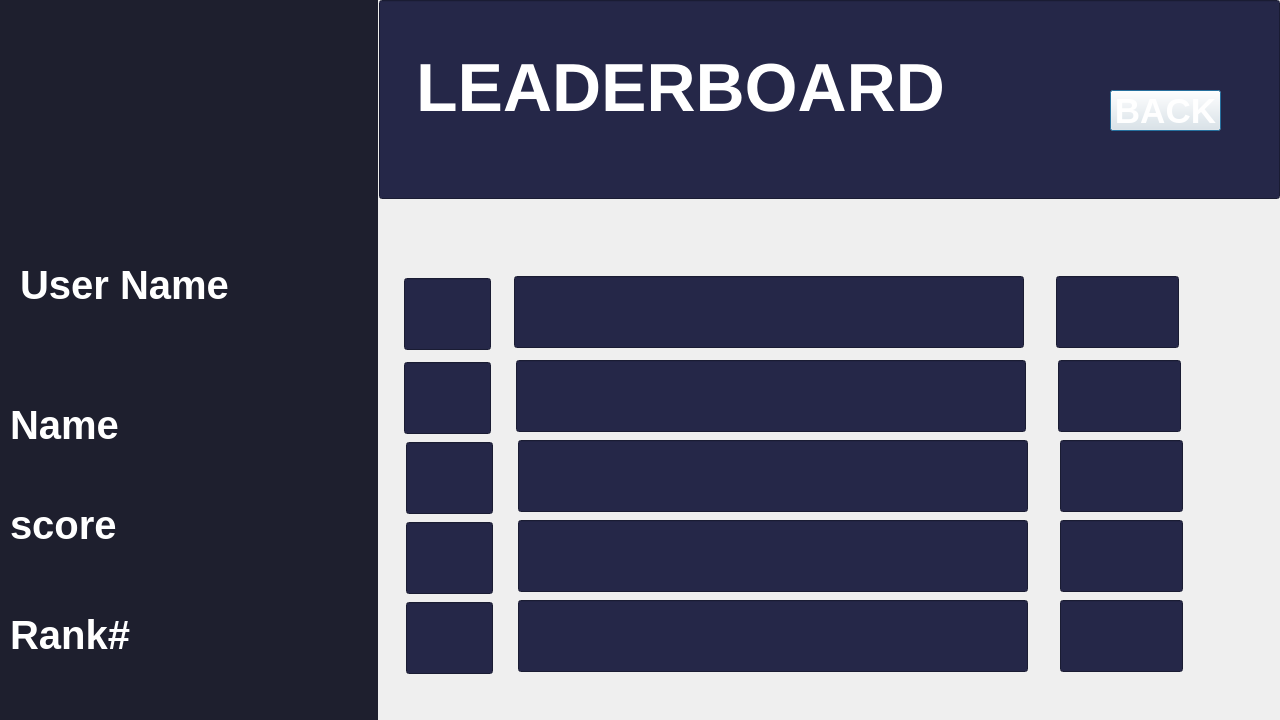
<?xml version="1.0" encoding="UTF-8"?>
<ui version="4.0">
 <class>LeaderBoard</class>
 <widget class="QDialog" name="LeaderBoard">
  <property name="geometry">
   <rect>
    <x>0</x>
    <y>0</y>
    <width>1280</width>
    <height>720</height>
   </rect>
  </property>
  <property name="windowTitle">
   <string>Dialog</string>
  </property>
  <widget class="QLabel" name="label">
   <property name="geometry">
    <rect>
     <x>-1</x>
     <y>0</y>
     <width>379</width>
     <height>720</height>
    </rect>
   </property>
   <property name="styleSheet">
    <string notr="true">position: absolute;
width: 379px;
height: 720px;
left: -1px;
top: 0px;

background: #1E1F2E;</string>
   </property>
   <property name="text">
    <string/>
   </property>
  </widget>
  <widget class="QLabel" name="label_2">
   <property name="geometry">
    <rect>
     <x>110</x>
     <y>58</y>
     <width>186</width>
     <height>165</height>
    </rect>
   </property>
   <property name="styleSheet">
    <string notr="true">background-image: url(:/images/pfp.png);
position: absolute;
width: 186.79px;
height: 165px;
left: 110.22px;
top: 58px;
</string>
   </property>
   <property name="text">
    <string/>
   </property>
  </widget>
  <widget class="QLabel" name="label_3">
   <property name="geometry">
    <rect>
     <x>20</x>
     <y>240</y>
     <width>327</width>
     <height>90</height>
    </rect>
   </property>
   <property name="styleSheet">
    <string notr="true">position: absolute;
width: 327.38px;
height: 90px;
left: 39.43px;
top: 234px;

font-family: 'Inter';
font-style: normal;
font-weight: 900;
font-size: 40px;
line-height: 48px;
display: flex;
align-items: center;
text-align: center;

color: #FFFFFF;
</string>
   </property>
   <property name="text">
    <string>User Name</string>
   </property>
  </widget>
  <widget class="QLabel" name="label_4">
   <property name="geometry">
    <rect>
     <x>10</x>
     <y>380</y>
     <width>327</width>
     <height>90</height>
    </rect>
   </property>
   <property name="styleSheet">
    <string notr="true">position: absolute;
width: 327.38px;
height: 60px;
left: 41.4px;
top: 335px;

font-family: 'Inter';
font-style: normal;
font-weight: 900;
font-size: 40px;
line-height: 48px;
display: flex;
align-items: center;
text-align: center;

color: #FFFFFF;
</string>
   </property>
   <property name="text">
    <string>Name</string>
   </property>
  </widget>
  <widget class="QLineEdit" name="lineEdit">
   <property name="geometry">
    <rect>
     <x>30</x>
     <y>320</y>
     <width>321</width>
     <height>51</height>
    </rect>
   </property>
   <property name="styleSheet">
    <string notr="true">
position: absolute;
width: 327.38px;
height: 90px;
left: 39.43px;
top: 234px;
background: #1E1F2E;
border: none;
font-family: 'Inter';
font-style: normal;
font-weight: 900;
font-size: 40px;
line-height: 48px;
display: flex;
align-items: center;
text-align: center;

color: #FFFFFF;
</string>
   </property>
  </widget>
  <widget class="QLineEdit" name="lineEdit_2">
   <property name="geometry">
    <rect>
     <x>180</x>
     <y>410</y>
     <width>161</width>
     <height>41</height>
    </rect>
   </property>
   <property name="styleSheet">
    <string notr="true">
position: absolute;
width: 327.38px;
height: 90px;
left: 39.43px;
top: 234px;
background: #1E1F2E;
border: none;
font-family: 'Inter';
font-style: normal;
font-weight: 900;
font-size: 40px;
line-height: 48px;
display: flex;
align-items: center;
text-align: center;

color: #FFFFFF;
</string>
   </property>
  </widget>
  <widget class="QLabel" name="label_5">
   <property name="geometry">
    <rect>
     <x>10</x>
     <y>480</y>
     <width>327</width>
     <height>90</height>
    </rect>
   </property>
   <property name="styleSheet">
    <string notr="true">position: absolute;
width: 327.38px;
height: 60px;
left: 41.4px;
top: 335px;

font-family: 'Inter';
font-style: normal;
font-weight: 900;
font-size: 40px;
line-height: 48px;
display: flex;
align-items: center;
text-align: center;

color: #FFFFFF;
</string>
   </property>
   <property name="text">
    <string>score</string>
   </property>
  </widget>
  <widget class="QLineEdit" name="lineEdit_3">
   <property name="geometry">
    <rect>
     <x>190</x>
     <y>510</y>
     <width>161</width>
     <height>41</height>
    </rect>
   </property>
   <property name="styleSheet">
    <string notr="true">
position: absolute;
width: 327.38px;
height: 90px;
left: 39.43px;
top: 234px;
background: #1E1F2E;
border: none;
font-family: 'Inter';
font-style: normal;
font-weight: 900;
font-size: 40px;
line-height: 48px;
display: flex;
align-items: center;
text-align: center;

color: #FFFFFF;
</string>
   </property>
  </widget>
  <widget class="QLineEdit" name="lineEdit_4">
   <property name="geometry">
    <rect>
     <x>190</x>
     <y>620</y>
     <width>161</width>
     <height>41</height>
    </rect>
   </property>
   <property name="styleSheet">
    <string notr="true">
position: absolute;
width: 327.38px;
height: 90px;
left: 39.43px;
top: 234px;
background: #1E1F2E;
border: none;
font-family: 'Inter';
font-style: normal;
font-weight: 900;
font-size: 40px;
line-height: 48px;
display: flex;
align-items: center;
text-align: center;

color: #FFFFFF;
</string>
   </property>
  </widget>
  <widget class="QLabel" name="label_6">
   <property name="geometry">
    <rect>
     <x>10</x>
     <y>590</y>
     <width>327</width>
     <height>90</height>
    </rect>
   </property>
   <property name="styleSheet">
    <string notr="true">position: absolute;
width: 327.38px;
height: 60px;
left: 41.4px;
top: 335px;

font-family: 'Inter';
font-style: normal;
font-weight: 900;
font-size: 40px;
line-height: 48px;
display: flex;
align-items: center;
text-align: center;

color: #FFFFFF;
</string>
   </property>
   <property name="text">
    <string>Rank#</string>
   </property>
  </widget>
  <widget class="QLineEdit" name="lineEdit_5">
   <property name="geometry">
    <rect>
     <x>200</x>
     <y>610</y>
     <width>161</width>
     <height>41</height>
    </rect>
   </property>
   <property name="styleSheet">
    <string notr="true">
position: absolute;
width: 327.38px;
height: 90px;
left: 39.43px;
top: 234px;
background: #1E1F2E;
border: none;
font-family: 'Inter';
font-style: normal;
font-weight: 900;
font-size: 40px;
line-height: 48px;
display: flex;
align-items: center;
text-align: center;

color: #FFFFFF;
</string>
   </property>
  </widget>
  <widget class="QLineEdit" name="lineEdit_6">
   <property name="geometry">
    <rect>
     <x>379</x>
     <y>0</y>
     <width>901</width>
     <height>199</height>
    </rect>
   </property>
   <property name="styleSheet">
    <string notr="true">position: absolute;
width: 912px;
height: 199px;
left: 368px;
top: 0px;

background: #252748;</string>
   </property>
  </widget>
  <widget class="QLineEdit" name="lineEdit_7">
   <property name="geometry">
    <rect>
     <x>404</x>
     <y>278</y>
     <width>87</width>
     <height>72</height>
    </rect>
   </property>
   <property name="styleSheet">
    <string notr="true">position: absolute;
width: 87px;
height: 72px;
left: 404px;
top: 278px;

background: #252748;
opacity: 0.8;
position: absolute;
width: 327.38px;
height: 60px;
left: 607px;
top: 282px;

font-family: 'Inter';
font-style: normal;
font-weight: 900;
font-size: 40px;
line-height: 48px;
display: flex;
align-items: center;
text-align: center;

color: #FFFFFF;</string>
   </property>
   <property name="alignment">
    <set>Qt::AlignCenter</set>
   </property>
  </widget>
  <widget class="QLineEdit" name="lineEdit_8">
   <property name="geometry">
    <rect>
     <x>514</x>
     <y>276</y>
     <width>510</width>
     <height>72</height>
    </rect>
   </property>
   <property name="styleSheet">
    <string notr="true">position: absolute;
width: 87px;
height: 72px;
left: 404px;
top: 278px;

background: #252748;
opacity: 0.8;
position: absolute;
width: 327.38px;
height: 60px;
left: 607px;
top: 282px;

font-family: 'Inter';
font-style: normal;
font-weight: 900;
font-size: 40px;
line-height: 48px;
display: flex;
align-items: center;
text-align: center;

color: #FFFFFF;</string>
   </property>
   <property name="text">
    <string/>
   </property>
   <property name="alignment">
    <set>Qt::AlignCenter</set>
   </property>
  </widget>
  <widget class="QLineEdit" name="lineEdit_9">
   <property name="geometry">
    <rect>
     <x>1056</x>
     <y>276</y>
     <width>123</width>
     <height>72</height>
    </rect>
   </property>
   <property name="styleSheet">
    <string notr="true">position: absolute;
width: 87px;
height: 72px;
left: 404px;
top: 278px;

background: #252748;
opacity: 0.8;
position: absolute;
width: 327.38px;
height: 60px;
left: 607px;
top: 282px;

font-family: 'Inter';
font-style: normal;
font-weight: 900;
font-size: 40px;
line-height: 48px;
display: flex;
align-items: center;
text-align: center;

color: #FFFFFF;</string>
   </property>
   <property name="alignment">
    <set>Qt::AlignCenter</set>
   </property>
  </widget>
  <widget class="QLineEdit" name="lineEdit_10">
   <property name="geometry">
    <rect>
     <x>1058</x>
     <y>360</y>
     <width>123</width>
     <height>72</height>
    </rect>
   </property>
   <property name="styleSheet">
    <string notr="true">position: absolute;
width: 87px;
height: 72px;
left: 404px;
top: 278px;

background: #252748;
opacity: 0.8;
position: absolute;
width: 327.38px;
height: 60px;
left: 607px;
top: 282px;

font-family: 'Inter';
font-style: normal;
font-weight: 900;
font-size: 40px;
line-height: 48px;
display: flex;
align-items: center;
text-align: center;

color: #FFFFFF;</string>
   </property>
   <property name="alignment">
    <set>Qt::AlignCenter</set>
   </property>
  </widget>
  <widget class="QLineEdit" name="lineEdit_11">
   <property name="geometry">
    <rect>
     <x>516</x>
     <y>360</y>
     <width>510</width>
     <height>72</height>
    </rect>
   </property>
   <property name="styleSheet">
    <string notr="true">position: absolute;
width: 87px;
height: 72px;
left: 404px;
top: 278px;

background: #252748;
opacity: 0.8;
position: absolute;
width: 327.38px;
height: 60px;
left: 607px;
top: 282px;

font-family: 'Inter';
font-style: normal;
font-weight: 900;
font-size: 40px;
line-height: 48px;
display: flex;
align-items: center;
text-align: center;

color: #FFFFFF;</string>
   </property>
   <property name="alignment">
    <set>Qt::AlignCenter</set>
   </property>
  </widget>
  <widget class="QLineEdit" name="lineEdit_12">
   <property name="geometry">
    <rect>
     <x>404</x>
     <y>362</y>
     <width>87</width>
     <height>72</height>
    </rect>
   </property>
   <property name="styleSheet">
    <string notr="true">position: absolute;
width: 87px;
height: 72px;
left: 404px;
top: 278px;

background: #252748;
opacity: 0.8;
position: absolute;
width: 327.38px;
height: 60px;
left: 607px;
top: 282px;

font-family: 'Inter';
font-style: normal;
font-weight: 900;
font-size: 40px;
line-height: 48px;
display: flex;
align-items: center;
text-align: center;

color: #FFFFFF;</string>
   </property>
   <property name="alignment">
    <set>Qt::AlignCenter</set>
   </property>
  </widget>
  <widget class="QLineEdit" name="lineEdit_13">
   <property name="geometry">
    <rect>
     <x>1060</x>
     <y>440</y>
     <width>123</width>
     <height>72</height>
    </rect>
   </property>
   <property name="styleSheet">
    <string notr="true">position: absolute;
width: 87px;
height: 72px;
left: 404px;
top: 278px;

background: #252748;
opacity: 0.8;
position: absolute;
width: 327.38px;
height: 60px;
left: 607px;
top: 282px;

font-family: 'Inter';
font-style: normal;
font-weight: 900;
font-size: 40px;
line-height: 48px;
display: flex;
align-items: center;
text-align: center;

color: #FFFFFF;</string>
   </property>
   <property name="alignment">
    <set>Qt::AlignCenter</set>
   </property>
  </widget>
  <widget class="QLineEdit" name="lineEdit_14">
   <property name="geometry">
    <rect>
     <x>406</x>
     <y>442</y>
     <width>87</width>
     <height>72</height>
    </rect>
   </property>
   <property name="styleSheet">
    <string notr="true">position: absolute;
width: 87px;
height: 72px;
left: 404px;
top: 278px;

background: #252748;
opacity: 0.8;
position: absolute;
width: 327.38px;
height: 60px;
left: 607px;
top: 282px;

font-family: 'Inter';
font-style: normal;
font-weight: 900;
font-size: 40px;
line-height: 48px;
display: flex;
align-items: center;
text-align: center;

color: #FFFFFF;</string>
   </property>
   <property name="alignment">
    <set>Qt::AlignCenter</set>
   </property>
  </widget>
  <widget class="QLineEdit" name="lineEdit_15">
   <property name="geometry">
    <rect>
     <x>518</x>
     <y>440</y>
     <width>510</width>
     <height>72</height>
    </rect>
   </property>
   <property name="styleSheet">
    <string notr="true">position: absolute;
width: 87px;
height: 72px;
left: 404px;
top: 278px;

background: #252748;
opacity: 0.8;
position: absolute;
width: 327.38px;
height: 60px;
left: 607px;
top: 282px;

font-family: 'Inter';
font-style: normal;
font-weight: 900;
font-size: 40px;
line-height: 48px;
display: flex;
align-items: center;
text-align: center;

color: #FFFFFF;</string>
   </property>
   <property name="alignment">
    <set>Qt::AlignCenter</set>
   </property>
  </widget>
  <widget class="QLineEdit" name="lineEdit_16">
   <property name="geometry">
    <rect>
     <x>1060</x>
     <y>520</y>
     <width>123</width>
     <height>72</height>
    </rect>
   </property>
   <property name="styleSheet">
    <string notr="true">position: absolute;
width: 87px;
height: 72px;
left: 404px;
top: 278px;

background: #252748;
opacity: 0.8;
position: absolute;
width: 327.38px;
height: 60px;
left: 607px;
top: 282px;

font-family: 'Inter';
font-style: normal;
font-weight: 900;
font-size: 40px;
line-height: 48px;
display: flex;
align-items: center;
text-align: center;

color: #FFFFFF;</string>
   </property>
   <property name="alignment">
    <set>Qt::AlignCenter</set>
   </property>
  </widget>
  <widget class="QLineEdit" name="lineEdit_17">
   <property name="geometry">
    <rect>
     <x>406</x>
     <y>522</y>
     <width>87</width>
     <height>72</height>
    </rect>
   </property>
   <property name="styleSheet">
    <string notr="true">position: absolute;
width: 87px;
height: 72px;
left: 404px;
top: 278px;

background: #252748;
opacity: 0.8;
position: absolute;
width: 327.38px;
height: 60px;
left: 607px;
top: 282px;

font-family: 'Inter';
font-style: normal;
font-weight: 900;
font-size: 40px;
line-height: 48px;
display: flex;
align-items: center;
text-align: center;

color: #FFFFFF;</string>
   </property>
   <property name="alignment">
    <set>Qt::AlignCenter</set>
   </property>
  </widget>
  <widget class="QLineEdit" name="lineEdit_18">
   <property name="geometry">
    <rect>
     <x>518</x>
     <y>520</y>
     <width>510</width>
     <height>72</height>
    </rect>
   </property>
   <property name="styleSheet">
    <string notr="true">position: absolute;
width: 87px;
height: 72px;
left: 404px;
top: 278px;

background: #252748;
opacity: 0.8;
position: absolute;
width: 327.38px;
height: 60px;
left: 607px;
top: 282px;

font-family: 'Inter';
font-style: normal;
font-weight: 900;
font-size: 40px;
line-height: 48px;
display: flex;
align-items: center;
text-align: center;

color: #FFFFFF;</string>
   </property>
   <property name="alignment">
    <set>Qt::AlignCenter</set>
   </property>
  </widget>
  <widget class="QLineEdit" name="lineEdit_19">
   <property name="geometry">
    <rect>
     <x>1060</x>
     <y>600</y>
     <width>123</width>
     <height>72</height>
    </rect>
   </property>
   <property name="styleSheet">
    <string notr="true">position: absolute;
width: 87px;
height: 72px;
left: 404px;
top: 278px;

background: #252748;
opacity: 0.8;
position: absolute;
width: 327.38px;
height: 60px;
left: 607px;
top: 282px;

font-family: 'Inter';
font-style: normal;
font-weight: 900;
font-size: 40px;
line-height: 48px;
display: flex;
align-items: center;
text-align: center;

color: #FFFFFF;</string>
   </property>
   <property name="alignment">
    <set>Qt::AlignCenter</set>
   </property>
  </widget>
  <widget class="QLineEdit" name="lineEdit_20">
   <property name="geometry">
    <rect>
     <x>518</x>
     <y>600</y>
     <width>510</width>
     <height>72</height>
    </rect>
   </property>
   <property name="styleSheet">
    <string notr="true">position: absolute;
width: 87px;
height: 72px;
left: 404px;
top: 278px;

background: #252748;
opacity: 0.8;
position: absolute;
width: 327.38px;
height: 60px;
left: 607px;
top: 282px;

font-family: 'Inter';
font-style: normal;
font-weight: 900;
font-size: 40px;
line-height: 48px;
display: flex;
align-items: center;
text-align: center;

color: #FFFFFF;</string>
   </property>
   <property name="alignment">
    <set>Qt::AlignCenter</set>
   </property>
  </widget>
  <widget class="QLineEdit" name="lineEdit_21">
   <property name="geometry">
    <rect>
     <x>406</x>
     <y>602</y>
     <width>87</width>
     <height>72</height>
    </rect>
   </property>
   <property name="styleSheet">
    <string notr="true">position: absolute;
width: 87px;
height: 72px;
left: 404px;
top: 278px;

background: #252748;
opacity: 0.8;
position: absolute;
width: 327.38px;
height: 60px;
left: 607px;
top: 282px;

font-family: 'Inter';
font-style: normal;
font-weight: 900;
font-size: 40px;
line-height: 48px;
display: flex;
align-items: center;
text-align: center;

color: #FFFFFF;</string>
   </property>
   <property name="alignment">
    <set>Qt::AlignCenter</set>
   </property>
  </widget>
  <widget class="QLabel" name="label_7">
   <property name="geometry">
    <rect>
     <x>416</x>
     <y>42</y>
     <width>571</width>
     <height>91</height>
    </rect>
   </property>
   <property name="styleSheet">
    <string notr="true">position: absolute;
width: 501px;
height: 91px;
left: 416px;
top: 42px;

font-family: 'Inter';
font-style: normal;
font-weight: 900;
font-size: 68px;
line-height: 82px;
display: flex;
align-items: center;
text-align: center;
text-decoration-line: underline;

color: #FFFFFF;</string>
   </property>
   <property name="text">
    <string>LEADERBOARD</string>
   </property>
  </widget>
  <widget class="QPushButton" name="pushButton">
   <property name="geometry">
    <rect>
     <x>1110</x>
     <y>90</y>
     <width>111</width>
     <height>41</height>
    </rect>
   </property>
   <property name="styleSheet">
    <string notr="true">width: 106px;
height: 42px;

font-family: 'Inter';
font-style: normal;
font-weight: 900;
font-size: 35px;
line-height: 42px;
display: flex;
align-items: center;
text-align: center;

color: #FFFFFF;


/* Inside auto layout */

flex: none;
order: 0;
flex-grow: 0;</string>
   </property>
   <property name="text">
    <string>BACK</string>
   </property>
  </widget>
  <zorder>label</zorder>
  <zorder>label_3</zorder>
  <zorder>label_4</zorder>
  <zorder>lineEdit</zorder>
  <zorder>lineEdit_2</zorder>
  <zorder>label_5</zorder>
  <zorder>lineEdit_3</zorder>
  <zorder>lineEdit_4</zorder>
  <zorder>label_6</zorder>
  <zorder>lineEdit_5</zorder>
  <zorder>lineEdit_6</zorder>
  <zorder>lineEdit_7</zorder>
  <zorder>lineEdit_8</zorder>
  <zorder>lineEdit_9</zorder>
  <zorder>lineEdit_10</zorder>
  <zorder>lineEdit_11</zorder>
  <zorder>lineEdit_12</zorder>
  <zorder>lineEdit_13</zorder>
  <zorder>lineEdit_14</zorder>
  <zorder>lineEdit_15</zorder>
  <zorder>lineEdit_16</zorder>
  <zorder>lineEdit_17</zorder>
  <zorder>lineEdit_18</zorder>
  <zorder>lineEdit_19</zorder>
  <zorder>lineEdit_20</zorder>
  <zorder>lineEdit_21</zorder>
  <zorder>label_7</zorder>
  <zorder>pushButton</zorder>
  <zorder>label_2</zorder>
 </widget>
 <resources/>
 <connections/>
</ui>
